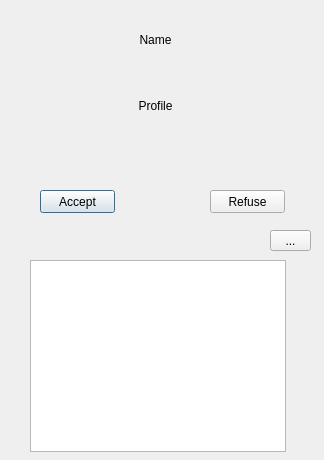
<?xml version="1.0" encoding="UTF-8"?>
<ui version="4.0">
 <class>AcceptCall</class>
 <widget class="QDialog" name="AcceptCall">
  <property name="windowModality">
   <enum>Qt::ApplicationModal</enum>
  </property>
  <property name="geometry">
   <rect>
    <x>0</x>
    <y>0</y>
    <width>324</width>
    <height>460</height>
   </rect>
  </property>
  <property name="sizePolicy">
   <sizepolicy hsizetype="Maximum" vsizetype="Maximum">
    <horstretch>0</horstretch>
    <verstretch>0</verstretch>
   </sizepolicy>
  </property>
  <property name="windowTitle">
   <string>Incoming Call</string>
  </property>
  <widget class="QPushButton" name="pushButton_Accept">
   <property name="geometry">
    <rect>
     <x>40</x>
     <y>190</y>
     <width>75</width>
     <height>23</height>
    </rect>
   </property>
   <property name="text">
    <string>Accept</string>
   </property>
  </widget>
  <widget class="QPushButton" name="pushButton_Refuse">
   <property name="geometry">
    <rect>
     <x>210</x>
     <y>190</y>
     <width>75</width>
     <height>23</height>
    </rect>
   </property>
   <property name="text">
    <string>Refuse</string>
   </property>
  </widget>
  <widget class="QLabel" name="label_Name">
   <property name="geometry">
    <rect>
     <x>110</x>
     <y>30</y>
     <width>91</width>
     <height>20</height>
    </rect>
   </property>
   <property name="text">
    <string>Name</string>
   </property>
   <property name="alignment">
    <set>Qt::AlignCenter</set>
   </property>
  </widget>
  <widget class="QLabel" name="label_Profile">
   <property name="geometry">
    <rect>
     <x>110</x>
     <y>70</y>
     <width>91</width>
     <height>71</height>
    </rect>
   </property>
   <property name="sizePolicy">
    <sizepolicy hsizetype="Fixed" vsizetype="Fixed">
     <horstretch>0</horstretch>
     <verstretch>0</verstretch>
    </sizepolicy>
   </property>
   <property name="text">
    <string>Profile</string>
   </property>
   <property name="alignment">
    <set>Qt::AlignCenter</set>
   </property>
  </widget>
  <widget class="QToolButton" name="toolButton_showDetail">
   <property name="geometry">
    <rect>
     <x>270</x>
     <y>230</y>
     <width>41</width>
     <height>21</height>
    </rect>
   </property>
   <property name="sizePolicy">
    <sizepolicy hsizetype="Preferred" vsizetype="Preferred">
     <horstretch>0</horstretch>
     <verstretch>0</verstretch>
    </sizepolicy>
   </property>
   <property name="text">
    <string>...</string>
   </property>
   <property name="autoRaise">
    <bool>false</bool>
   </property>
  </widget>
  <widget class="QTextBrowser" name="textBrowser_Detail">
   <property name="geometry">
    <rect>
     <x>30</x>
     <y>260</y>
     <width>256</width>
     <height>192</height>
    </rect>
   </property>
  </widget>
 </widget>
 <resources/>
 <connections/>
</ui>
